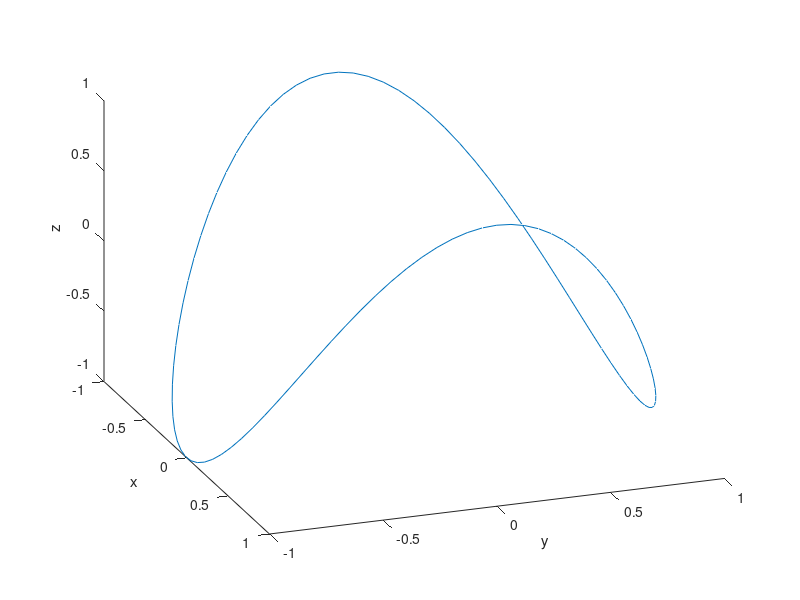

This chart was generated by the following MATLAB code: (Note: this script raises an error after producing the figure.)
% Generate 100 points of t in the range of [0, 2*pi]
t = linspace(0,2*pi,100);

% Calculate x, y, and z using given functions
x = cos(t);
y = sin(t);
z = cos(2*t);

% Plot the curve
figure
plot3(x,y,z)
xlabel('x')
ylabel('y')
zlabel('z')
view(70,30) % Fix the view

hold on

% Frenet Frame
for i=1:length(x)
    % Calculate the tangent vector T
    T = [x(i+1)-x(i), y(i+1)-y(i), z(i+1)-z(i)];
    T = T/norm(T);
    
    % Calculate the normal vector N
    N = [y(i+1)+y(i), -x(i+1)-x(i), 2*(z(i+1)-z(i))];
    N = N/norm(N);
    
    % Calculate the binormal vector B
    B = cross(T,N);
    
    % Plot T, N, and B as quiver plots
    quiver3(x(i),y(i),z(i),T(1),T(2),T(3),'r')
    text(x(i)+T(1),y(i)+T(2),z(i)+T(3),['T = [',num2str(T(1)),',',num2str(T(2)),',',num2str(T(3)),']'])
    quiver3(x(i),y(i),z(i),N(1),N(2),N(3),'g')
    text(x(i)+N(1),y(i)+N(2),z(i)+N(3),['N = [',num2str(N(1)),',',num2str(N(2)),',',num2str(N(3)),']'])
    quiver3(x(i),y(i),z(i),B(1),B(2),B(3),'b')
    text(x(i)+B(1),y(i)+B(2),z(i)+B(3),['B = [',num2str(B(1)),',',num2str(B(2)),',',num2str(B(3)),']'])
    
    % Pause for 0.1 second before replotting
    pause(0.1)
    
    % Clear the plot
    clf
    plot3(x,y,z)
    xlabel('x')
    ylabel('y')
    zlabel('z')
    view(70,30) % Fix the view
    hold on
end
